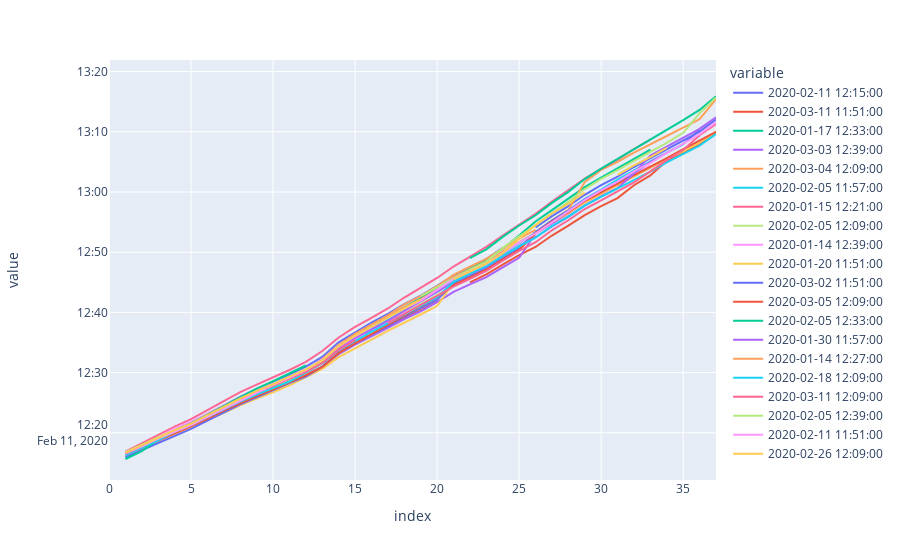

The notebook cell this image was saved under:
### Code cell
# force them all to start at same time
# transpose to get it in desired long format
px.line(trips.apply(lambda r: r + (trips.index[0] - r.index),axis=0).transpose())
